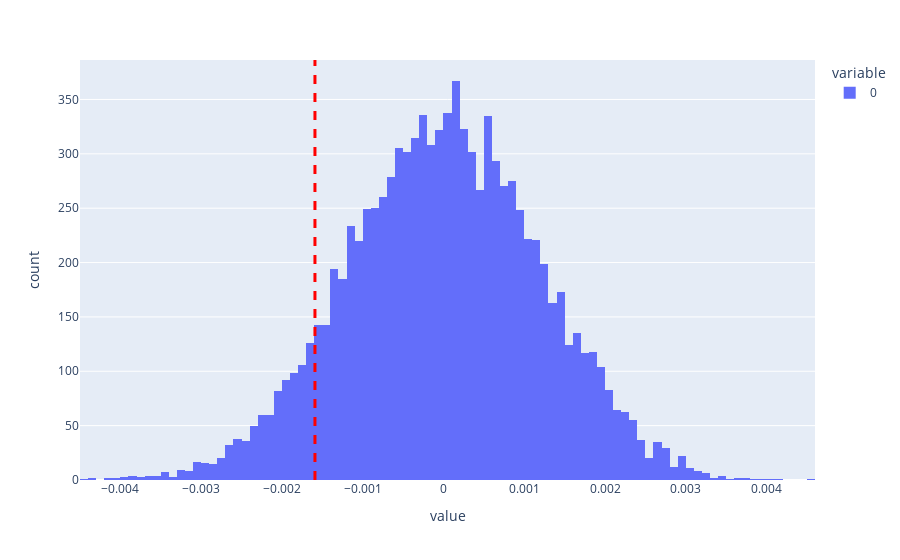

Write notebook code for a chart like this one.
### Code cell
fig = px.histogram(p_diffs)
fig.add_vline(x=obs_diff, line_width=3, line_dash="dash", line_color="red")
fig.show()

### Figure 1 — Plotly figure (JSON) as saved in the notebook; plotly's stock layout.template omitted (floating-point values rounded to 4 significant figures; data arrays with more than 128 entries replaced by an {"elided": "..."} marker saying what was removed)
{"data": [{"alignmentgroup": "True", "bingroup": "x", "hovertemplate": "variable=0<br>value=%{x}<br>count=%{y}<extra></extra>", "legendgroup": "0", "marker": {"color": "#636efa", "pattern": {"shape": ""}}, "name": "0", "offsetgroup": "0", "orientation": "v", "showlegend": true, "type": "histogram", "x": {"elided": "10000 float values"}, "xaxis": "x", "yaxis": "y"}], "layout": {"barmode": "relative", "legend": {"title": {"text": "variable"}, "tracegroupgap": 0}, "margin": {"t": 60}, "shapes": [{"line": {"color": "red", "dash": "dash", "width": 3}, "type": "line", "x0": -0.001591, "x1": -0.001591, "xref": "x", "y0": 0, "y1": 1, "yref": "y domain"}], "xaxis": {"anchor": "y", "domain": [0, 1], "title": {"text": "value"}}, "yaxis": {"anchor": "x", "domain": [0, 1], "title": {"text": "count"}}}}
